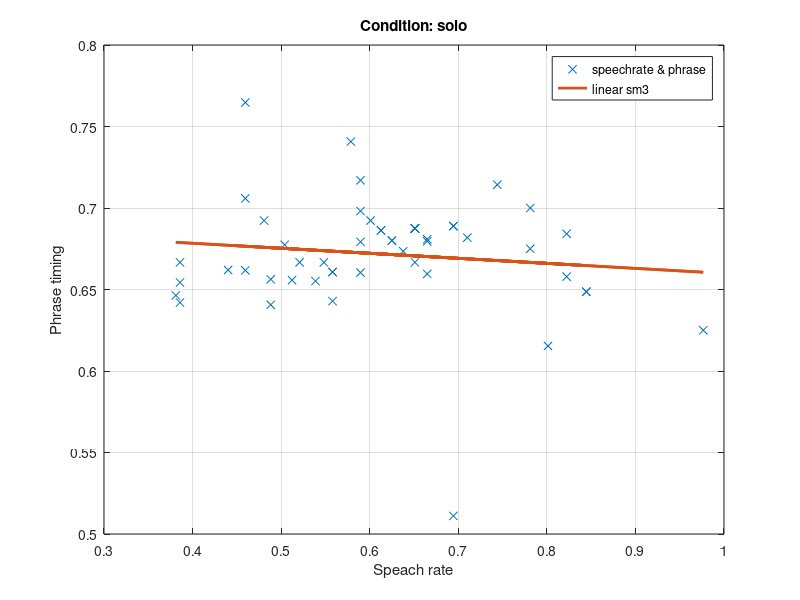
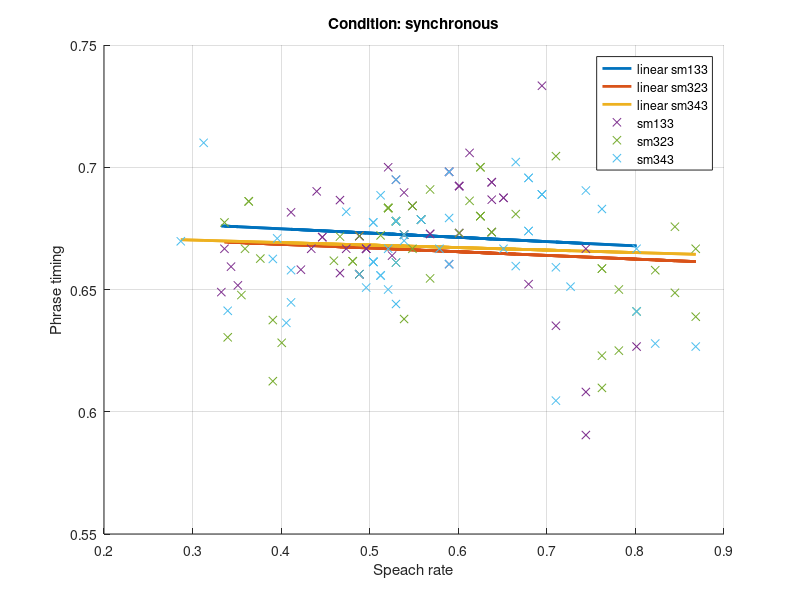

The MATLAB source for these figures, in order:
clc; clear; close all;
sm3Solo=importdata('sm3.txt');

figure(1);
%sm3: points of original data (speechrate & speech timing)
plot(sm3Solo(:,1),sm3Solo(:,2),'x');
hold on
%sm3: the liner regresion result cpatured by "cftool"
PhraseSolo=-0.03081*sm3Solo(:,1)+0.6907 ;
plot(sm3Solo(:,1),PhraseSolo,'-','Linewidth',2);
grid on
title('Condition: solo');
legend('speechrate & phrase','linear sm3');
xlabel('Speach rate');
ylabel('Phrase timing');

sm133=importdata('sm133.txt');
sm323=importdata('sm323.txt');
sm343=importdata('sm343.txt');

figure(2);
hold on
%sm133: the liner regresion result cpatured by "cftool"
Phrase133=-0.01744*sm133(:,1)+ 0.6818 ;
plot(sm133(:,1),Phrase133,'-','Linewidth',2);

hold on
%sm323: the liner regresion result cpatured by "cftool"
Phrase323=-0.01508*sm323(:,1)+ 0.6745 ;
hold on
plot(sm323(:,1),Phrase323,'-','Linewidth',2);

hold on
%sm343: the liner regresion result cpatured by "cftool"
Phrase343=-0.01025*sm343(:,1)+0.6733 ;
plot(sm343(:,1),Phrase343,'-','Linewidth',2);

%sm133: points of original data (speechrate & speech timing)
plot(sm133(:,1),sm133(:,2),'x');
%sm323: points of original data (speechrate & speech timing)
plot(sm323(:,1),sm323(:,2),'x');
%sm343: points of original data (speechrate & speech timing)
plot(sm343(:,1),sm343(:,2),'x');

grid on
title('Condition: synchronous');
legend('linear sm133','linear sm323','linear sm343','sm133','sm323','sm343');
xlabel('Speach rate');
ylabel('Phrase timing');


